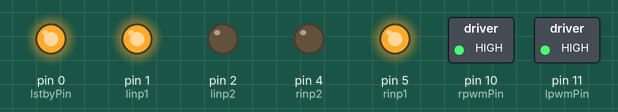
A sketch run on a simulated Arduino Uno, built with avr-gcc and run on an emulated ATmega328P. Shown: switched loads named in the sketch (green lamp = pin HIGH), output pins drawn as LEDs (lit = HIGH). Pins used as bus, display or sensor lines are not drawn.

Above: at 1.0 s.
At 7.0 s:
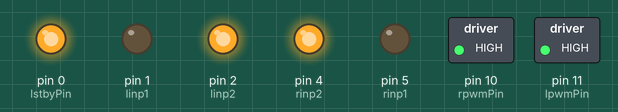
At 10.0 s:
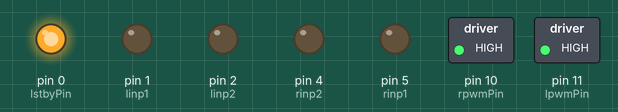
Timing chart, 0 to 13.8 s (numbered marks = the images above):
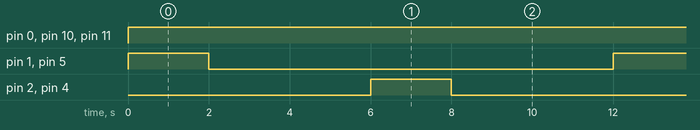

The sketch:

simpleMotorTest.ino
```cpp
int lpwmPin = 11;
int lstbyPin = 0;
int linp1 = 1;
int linp2 = 2;


int rpwmPin = 10;
int rstbyPin = 3;
int rinp1 = 5;
int rinp2 = 4;

void setup() {
  // Left
  pinMode(lstbyPin, OUTPUT);
  pinMode(linp1, OUTPUT);
  pinMode(linp2, OUTPUT);
  pinMode(lpwmPin, OUTPUT);

// Right
  pinMode(rstbyPin, OUTPUT);
  pinMode(rinp1, OUTPUT);
  pinMode(rinp2, OUTPUT);
  pinMode(rpwmPin, OUTPUT);

}


void fullForward() {

  // Left
  digitalWrite(lpwmPin, HIGH);
  digitalWrite(linp1, HIGH);
  digitalWrite(linp2, LOW);

  // Right
  digitalWrite(rpwmPin, HIGH);
  digitalWrite(rinp1, HIGH);
  digitalWrite(rinp2, LOW);

  // Enable together...
  digitalWrite(lstbyPin, HIGH);
  digitalWrite(rstbyPin, HIGH);
}


void fullRev(){
    digitalWrite(linp1, LOW);
    digitalWrite(linp2, HIGH);
    digitalWrite(rinp1, LOW);
    digitalWrite(rinp2, HIGH);

    digitalWrite(lstbyPin, HIGH);
    digitalWrite(rstbyPin, HIGH);

}

void allStop() {
  digitalWrite(linp1, LOW);
  digitalWrite(linp2, LOW);
  digitalWrite(rinp1, LOW);
  digitalWrite(rinp2, LOW);

}
void loop() {
  // put your main code here, to run repeatedly:

  // Full speed in one direction.
  fullForward();
  delay(2000);

  // All stop!
  allStop();
  delay(4000);

  // Full speed in the other direction.
  fullRev();
  delay(2000);

  // All Stop
  allStop();
  delay(4000);


}
```

Measured:
- by itself, pin 0 (lstbyPin), pin 10 (rpwmPin), pin 11 (lpwmPin): LOW → HIGH at 0.00 s
- by itself, pin 1 (linp1), pin 2 (linp2), pin 4 (rinp2), pin 5 (rinp1): alternates HIGH for 2.0 s and LOW for 10.0 s
- by itself, everything shown: repeats every 12.0 s, in 4 steps
